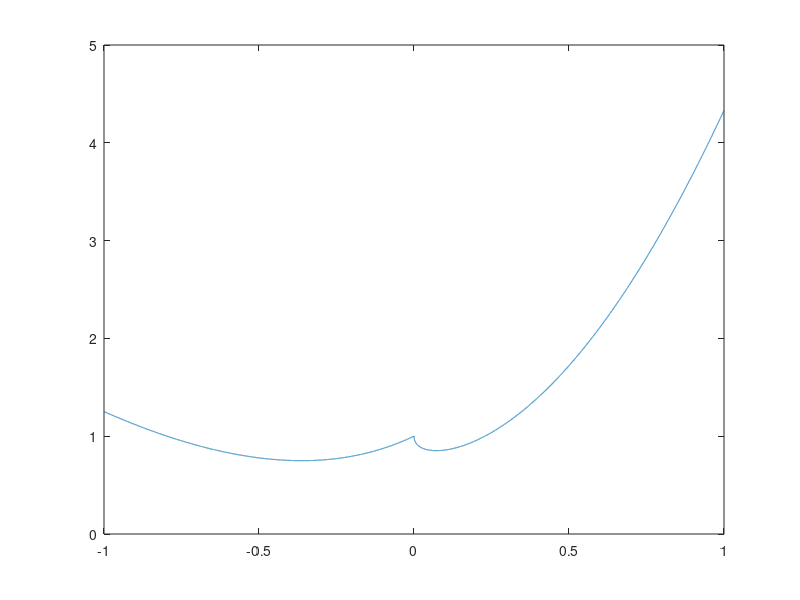

Here is the MATLAB script that generated this plot: (Note: this script raises an error after producing the figure.)
%Testing of the Gauss-Lobatto quadrature
%\int_{-1}^{1}f(x)dx = 2/n*(n-1)*(f(1)-f(-1)) + sum_{1=2}^{n-1} wi*f(xi)

%n=3, points xi = 0, +-1: wi = 4/3, 1/3
%n=4, points xi = +-sqrt(1/5),+-1; wi = 5/6, 1/6
%n=5, points xi = 0, +-sqrt(3/7), +-1; wi = 32/45, 49/90, 1/10
%n=6


%Gauss-Legendre
%n=6 points [-0.9324695142031521, -0.6612093864662645, -0.2386191860831969, 0.2386191860831969, 0.6612093864662645, 0.9324695142031521]
%    weights [0.1713244923791704, 0.3607615730481386, 0.4679139345726910, 0.4679139345726910, 0.3607615730481386, 0.1713244923791704]

%n=9 points [-0.9681602395076261, -0.8360311073266358, -0.6133714327005904, -0.3242534234038089, 0, ...
%   0.3242534234038089, 0.6133714327005904, 0.8360311073266358, 0.9681602395076261]
%
%    weghts [0.0812743883615744, 0.1806481606948574, 0.2606106964029354, 0.3123470770400029, 0.3302393550012598, ...
%             0.3123470770400029, 0.2606106964029354, 0.1806481606948574, 0.1806481606948574, 0.0812743883615744]
t=-1:0.0001:1;

f = @(x) exp(x).*sin(x)-cos(x)+sqrt(x.^2+sqrt(x.^2+sqrt(x.^2+1))) + exp(x).^sin(sin(cos(cos(x)))) - sqrt(x);
id = @(x) 1;
acc=exp(1)-exp(-1);
plot(t,f(t))

inttime=0;
for i=1:1000
    tic
    int=integral(f,-1,1,'RelTol',0.001,'AbsTol',1e-3);
    inttime = inttime + toc;
end  


gltime=0;
for i=1:1000
    tic
%     quadweights=[1/10, 49/90, 32/45, 49/90, 1/10];
%     quadpoints=[-1, -sqrt(3/7), 0, sqrt(3/7), 1];
%     fi=f(quadpoints);
%     gausslobattointegral=sum(fi.*quadweights);
    gausslobattointegral = FastL2norm(f,id);
    gltime= gltime + toc;
end    
  

disp(" ");
fprintf('%20s    %12.12f   %e\n', 'Gauss-Lobatto:' , gltime , gausslobattointegral-acc);
fprintf('%20s    %12.12f   %e\n', 'Integral:' , inttime , int-acc);
fprintf('%20s    %12.12f\n', 'Ratio:', inttime/gltime);
disp(" ");
